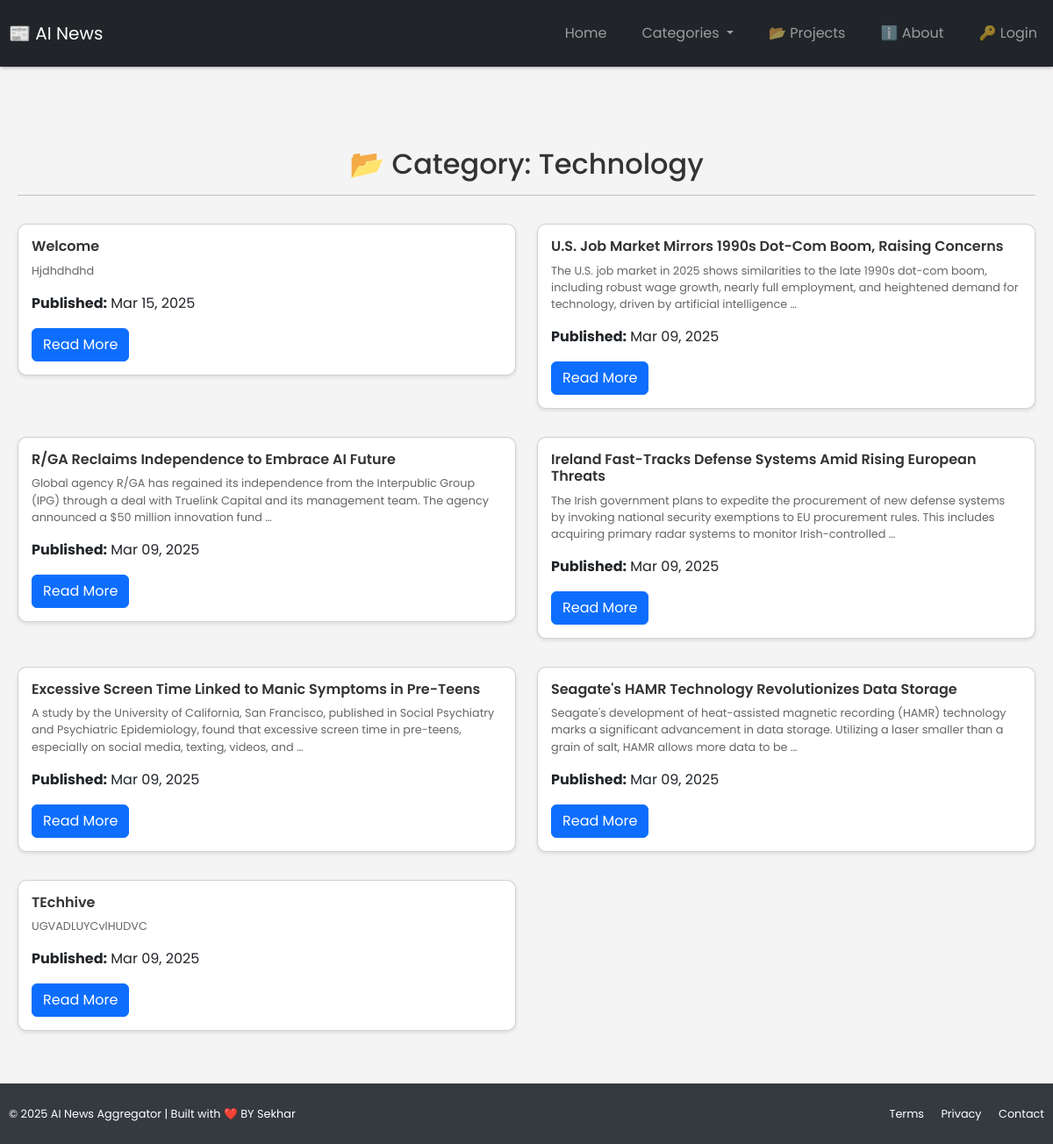
The page /category/Technology/ on the database its author committed.
### news/models.py (models this page shows, shortened)
class Article(models.Model):
    CATEGORY_CHOICES = [
        ('Technology', 'Technology'),
        ('Science', 'Science'),
        ('Health', 'Health'),
        ('Business', 'Business'),
        ('Sports', 'Sports'),
        ('Entertainment', 'Entertainment'),
    ]
    title = models.CharField(max_length=255)
    content = models.TextField()
    category = models.CharField(max_length=100, choices=CATEGORY_CHOICES, default='Technology')
    sentiment = models.CharField(max_length=50, null=True, blank=True)
    source_url = models.URLField()
    published_at = models.DateTimeField(auto_now_add=True)
    author = models.ForeignKey(User, on_delete=models.CASCADE, null=True, blank=True)  # Link to user
    image = models.ImageField(upload_to='article_images/', max_length=255, null=True, blank=True)
    likes = models.ManyToManyField(User, related_name='liked_articles', blank=True)
    dislikes = models.ManyToManyField(User, related_name='disliked_articles', blank=True)

### news/views.py (the view)
# urls.py: path('category/<str:category>/', category_view, name='category_view'),
def category_view(request, category):
    articles = Article.objects.filter(category=category).order_by('-published_at')
    return render(request, 'category.html', {'articles': articles, 'category': category})

### news/templates/category.html (shortened to what this page needs)
{% extends 'base.html' %}
{% block content %}
<div class="container mt-5">
    <h2 class="text-center">📂 Category: {{ category }}</h2>
    <hr>
    {% if articles %}
        <div class="row">
            {% for article in articles %}
            <div class="col-md-6">
                <div class="card my-3">
                    <div class="card-body">
                        <h5 class="card-title">{{ article.title }}</h5>
                        <p class="card-text">{{ article.content|truncatewords:30 }}</p>
                        <p><strong>Published:</strong> {{ article.published_at|date:"M d, Y" }}</p>
                        <a href="{% url 'read_more' article.id %}" class="btn btn-primary">Read More</a>
                    </div>
                </div>
            </div>
            {% endfor %}
        </div>
    {% else %}
        <p class="text-center text-muted">No articles found in this category.</p>
    {% endif %}
</div>
{% endblock %}

### news/static/base.css (style rules this page uses)
* { box-sizing: border-box; -webkit-font-smoothing: antialiased; -moz-osx-font-smoothing: grayscale; }
body { font-family: 'Poppins', sans-serif; background-color: #f4f4f4; color: #333; margin: 0; padding: 0; }
.container { max-width: 100%; margin: 0 auto; padding: 10px; box-sizing: border-box; }
.card { border-radius: 10px; overflow: hidden; transition: transform 0.3s ease; box-shadow: 0 2px 4px rgba(0, 0, 0, 0.1); margin-bottom: 15px; background-color: #ffffff; }
.card-body { padding: 15px; }
.card-title { font-size: 1rem; font-weight: 600; color: #333; margin-top: 0; margin-bottom: 0.5rem; }
.card-text { font-size: 0.8rem; color: #666; line-height: 1.5; }
body { min-height: 100vh; display: flex; flex-direction: column; }
html { scroll-padding-bottom: 60px; }

### rows shown on the page
Article: title "Welcome", content "Hjdhdhdhd", published_at "Mar 15, 2025"
Article: title "U.S. Job Market Mirrors 1990s Dot-Com Boom, Raising Concerns", content "The U.S. job market in 2025 shows similarities to the late 1990s dot-com boom, including robust wage growth, nearly full employment, and heightened demand for technology, driven by artificial intelligence …", published_at "Mar 09, 2025"
Article: title "R/GA Reclaims Independence to Embrace AI Future", content "Global agency R/GA has regained its independence from the Interpublic Group (IPG) through a deal with Truelink Capital and its management team. The agency announced a $50 million innovation fund …", published_at "Mar 09, 2025"
Article: title "Ireland Fast-Tracks Defense Systems Amid Rising European Threats", content "The Irish government plans to expedite the procurement of new defense systems by invoking national security exemptions to EU procurement rules. This includes acquiring primary radar systems to monitor Irish-controlled …", published_at "Mar 09, 2025"
Article: title "Excessive Screen Time Linked to Manic Symptoms in Pre-Teens", content "A study by the University of California, San Francisco, published in Social Psychiatry and Psychiatric Epidemiology, found that excessive screen time in pre-teens, especially on social media, texting, videos, and …", published_at "Mar 09, 2025"
Article: title "Seagate's HAMR Technology Revolutionizes Data Storage", content "Seagate's development of heat-assisted magnetic recording (HAMR) technology marks a significant advancement in data storage. Utilizing a laser smaller than a grain of salt, HAMR allows more data to be …", published_at "Mar 09, 2025"
Article: title "TEchhive", content "UGVADLUYCvlHUDVC", published_at "Mar 09, 2025"

### other values the page prints
{{ category }} "Technology"
